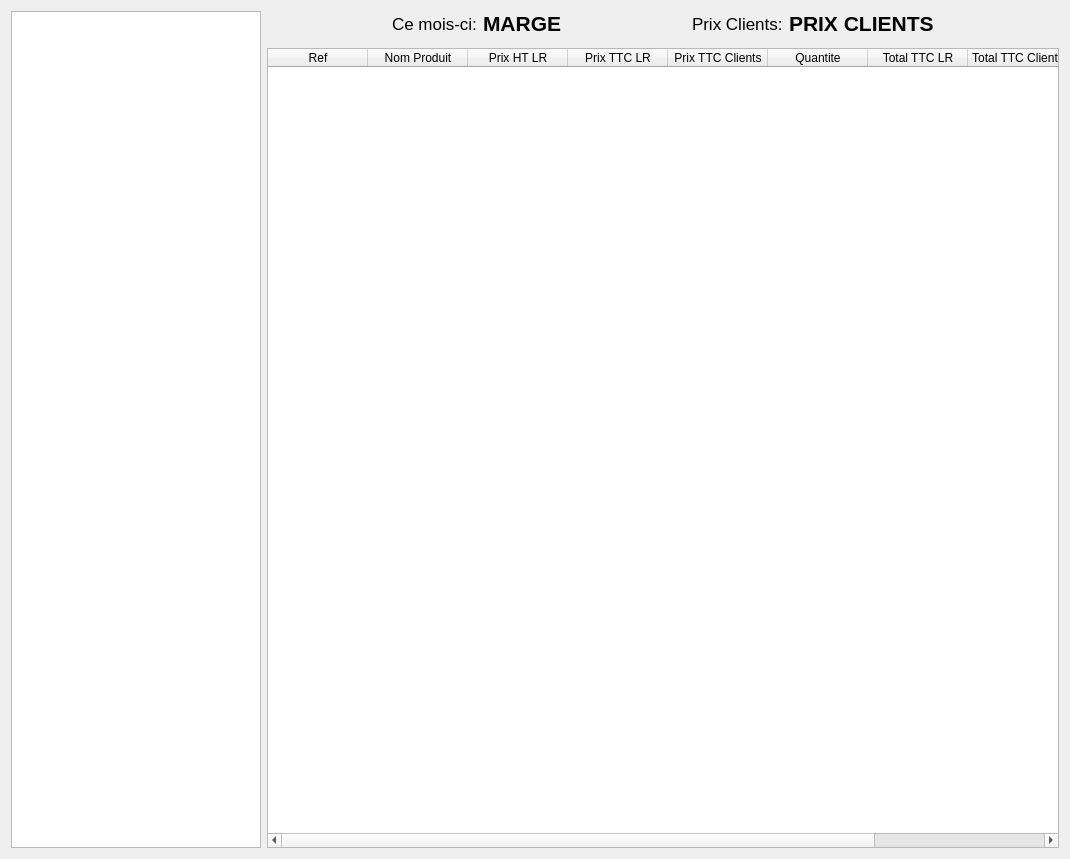
<?xml version="1.0" encoding="UTF-8"?>
<ui version="4.0">
 <class>OngletRecapitulatif</class>
 <widget class="QWidget" name="OngletRecapitulatif">
  <property name="geometry">
   <rect>
    <x>0</x>
    <y>0</y>
    <width>1070</width>
    <height>859</height>
   </rect>
  </property>
  <property name="windowTitle">
   <string>Form</string>
  </property>
  <layout class="QHBoxLayout" name="horizontalLayout_2">
   <item>
    <widget class="QTreeWidget" name="ListeBDCLR">
     <property name="minimumSize">
      <size>
       <width>250</width>
       <height>0</height>
      </size>
     </property>
     <property name="maximumSize">
      <size>
       <width>250</width>
       <height>16777215</height>
      </size>
     </property>
     <property name="columnCount">
      <number>1</number>
     </property>
     <attribute name="headerVisible">
      <bool>false</bool>
     </attribute>
     <column>
      <property name="text">
       <string>Commandes LR</string>
      </property>
     </column>
    </widget>
   </item>
   <item>
    <layout class="QVBoxLayout" name="verticalLayout">
     <item>
      <layout class="QHBoxLayout" name="horizontalLayout">
       <item>
        <spacer name="horizontalSpacer">
         <property name="orientation">
          <enum>Qt::Horizontal</enum>
         </property>
         <property name="sizeHint" stdset="0">
          <size>
           <width>40</width>
           <height>20</height>
          </size>
         </property>
        </spacer>
       </item>
       <item>
        <widget class="QLabel" name="label">
         <property name="font">
          <font>
           <pointsize>13</pointsize>
          </font>
         </property>
         <property name="text">
          <string>Ce mois-ci:</string>
         </property>
        </widget>
       </item>
       <item>
        <widget class="QLabel" name="Marge">
         <property name="font">
          <font>
           <pointsize>16</pointsize>
           <weight>75</weight>
           <bold>true</bold>
          </font>
         </property>
         <property name="text">
          <string>MARGE</string>
         </property>
        </widget>
       </item>
       <item>
        <spacer name="horizontalSpacer_3">
         <property name="orientation">
          <enum>Qt::Horizontal</enum>
         </property>
         <property name="sizeHint" stdset="0">
          <size>
           <width>40</width>
           <height>20</height>
          </size>
         </property>
        </spacer>
       </item>
       <item>
        <widget class="QLabel" name="PrixClientslabel">
         <property name="font">
          <font>
           <pointsize>13</pointsize>
          </font>
         </property>
         <property name="text">
          <string>Prix Clients:</string>
         </property>
        </widget>
       </item>
       <item>
        <widget class="QLabel" name="PrixClients">
         <property name="font">
          <font>
           <pointsize>16</pointsize>
           <weight>75</weight>
           <bold>true</bold>
          </font>
         </property>
         <property name="text">
          <string>PRIX CLIENTS</string>
         </property>
        </widget>
       </item>
       <item>
        <spacer name="horizontalSpacer_2">
         <property name="orientation">
          <enum>Qt::Horizontal</enum>
         </property>
         <property name="sizeHint" stdset="0">
          <size>
           <width>40</width>
           <height>20</height>
          </size>
         </property>
        </spacer>
       </item>
      </layout>
     </item>
     <item>
      <spacer name="verticalSpacer">
       <property name="orientation">
        <enum>Qt::Vertical</enum>
       </property>
       <property name="sizeHint" stdset="0">
        <size>
         <width>20</width>
         <height>40</height>
        </size>
       </property>
      </spacer>
     </item>
     <item>
      <widget class="QTableWidget" name="TableauProduits">
       <property name="minimumSize">
        <size>
         <width>0</width>
         <height>800</height>
        </size>
       </property>
       <property name="sizeAdjustPolicy">
        <enum>QAbstractScrollArea::AdjustToContents</enum>
       </property>
       <property name="editTriggers">
        <set>QAbstractItemView::NoEditTriggers</set>
       </property>
       <property name="alternatingRowColors">
        <bool>true</bool>
       </property>
       <attribute name="horizontalHeaderStretchLastSection">
        <bool>false</bool>
       </attribute>
       <column>
        <property name="text">
         <string>Ref</string>
        </property>
       </column>
       <column>
        <property name="text">
         <string>Nom Produit</string>
        </property>
       </column>
       <column>
        <property name="text">
         <string>Prix HT LR</string>
        </property>
       </column>
       <column>
        <property name="text">
         <string>Prix TTC LR</string>
        </property>
       </column>
       <column>
        <property name="text">
         <string>Prix TTC Clients</string>
        </property>
       </column>
       <column>
        <property name="text">
         <string>Quantite</string>
        </property>
       </column>
       <column>
        <property name="text">
         <string>Total TTC LR</string>
        </property>
       </column>
       <column>
        <property name="text">
         <string>Total TTC Clients</string>
        </property>
       </column>
       <column>
        <property name="text">
         <string>Total Marge</string>
        </property>
       </column>
      </widget>
     </item>
    </layout>
   </item>
  </layout>
 </widget>
 <resources/>
 <connections/>
</ui>
